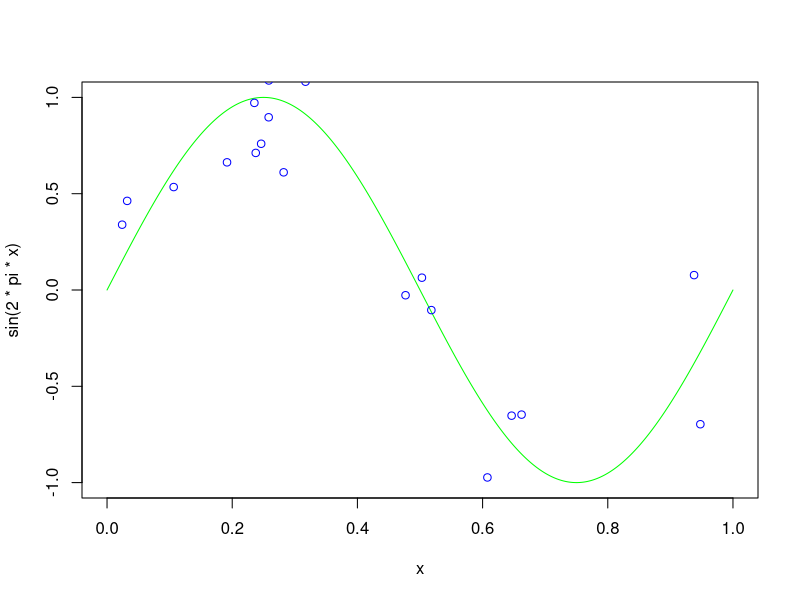
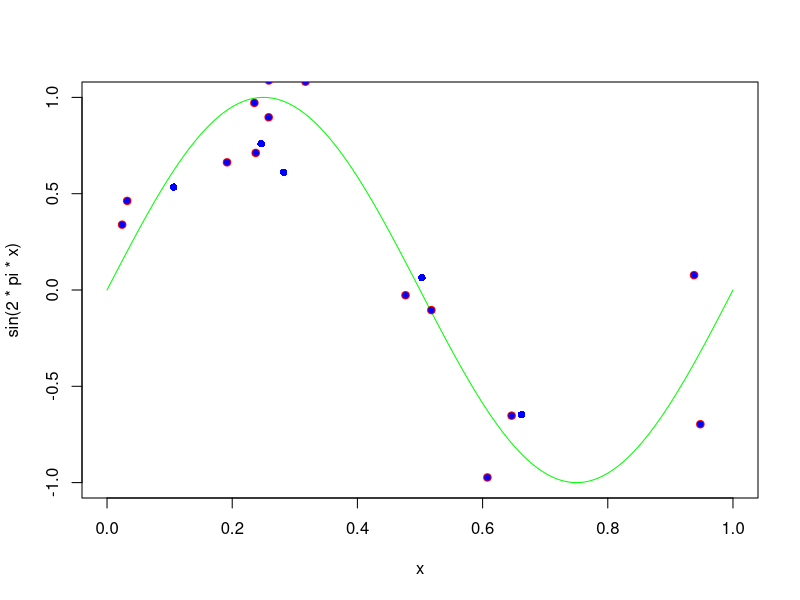
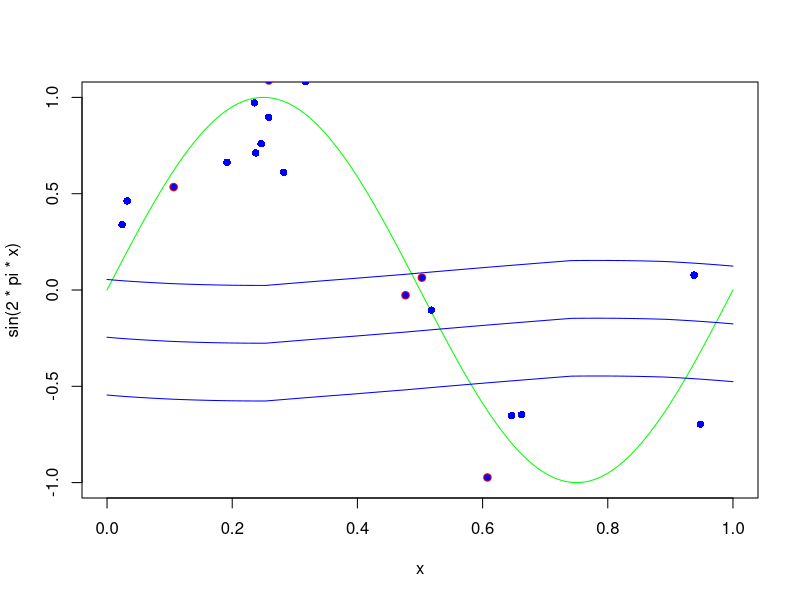
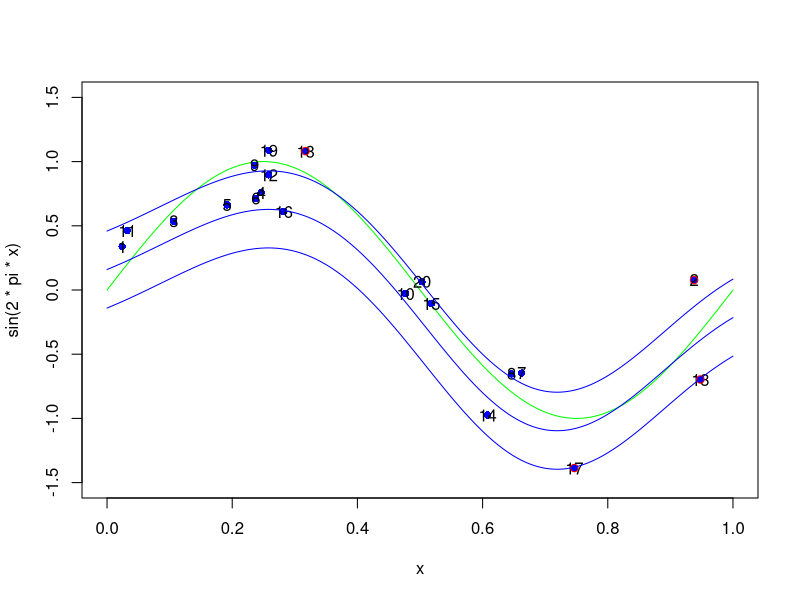

Write the R code that produced these figures, in order.
library(mvtnorm)
library(quadprog)
library(proxy)
library(Matrix)

set.seed(76757)
###### define hyperparamters
beta <- 1/0.2^2
x <- seq(0,1,length=1000)

###### generate a few targets and predictors
n.sim <- 20
xN <- runif(n.sim ,0,1)
tN <- sin(2*pi*xN) + rnorm(n.sim,0,sqrt(1/beta))

quartz()
plot(x,sin(2*pi*x),type="l",col="green")
points(xN,tN,col="blue")


# Changes from HW7
#   1. aN. In this case, we have a 2*n length vector, to contain c(aN, aN_hat)
#   2. Dmat. D_mat is changed since the quadratic part of the problem is changed
#   3. dvect. dvect changed as we discussed during class
#   4. Amat and bvect. Since the constrain of the problem is changed
#   5. Kernel function. ker_1 = abs(x1-x2)
#                       ker_2 = min( abs( (x1-0.25)^2 - (x2-0.25)^2 ), abs( (x1-0.75)^2 - (x2-0.75)^2) ))

# kernel 1:
ker_1 <- function(x,y){
    return(abs(x-y))
}

# kernel 2:
ker_2 <- function(x,y){
    d1 <- abs( (x-0.25)^2 - (y-0.25)^2 ) 
    d2 <- abs( (x-0.75)^2 - (y-0.75)^2 )
    return(ifelse(d1>d2, d2, d1))
}

# kenrel 3
ker_3 <- function(x,y){
    return(exp(-0.5 * 16 * 1.414 * (x-y) * (x-y)))
}


# Gram matrix calculate:
#      since the x is one dim. don't need call apply anymore
# Calculate grad matrix
## sub function: calculate the diag
Gram_diag_element <- function(x, distanceFun){
    return(distanceFun(x,x))
}

GramMat <- function(xVec,kernelFun){
    diag.vec <- Gram_diag_element(xVec, kernelFun)
    if(length(diag.vec) != length(xVec) ){
        Gram_diag <- diag( rep(diag.vec[1], length(xVec)) ) # n * n diag
    }else{
        Gram_diag <- diag( diag.vec ) # n * n diag
    }
    
    Gram_dist <- proxy::dist(xVec, method=kernelFun) # n-1 * n-1 mat
    
    return(as.matrix(Gram_dist) + Gram_diag)
}

# DMat Changed
DMat <- function(GramMat){
    mLen <- dim(GramMat)[1]
    PreMat <- rbind(diag(mLen), -diag(mLen))
    return(PreMat %*% GramMat %*% t(PreMat))
}

# DVec changed
dVec <- function(eps, tN){
    return(c(  tN - rep(eps,length(tN)), -rep(eps,length(tN)) - tN))
}

# AMat 
AMat <- function(mLen){
    IMat <- diag(mLen)
    ZeroMat <- matrix(0, nrow=mLen, ncol=mLen)
    mat1 <- c(rep(1, mLen), rep(-1, mLen))
    mat2 <- rep(-1, 2*mLen)
    mat3 <- cbind(IMat, ZeroMat)
    mat4 <- cbind(ZeroMat, IMat)
    mat5 <- -mat3
    mat6 <- -mat4
    
    result <- rbind(mat1, mat2, mat3, mat4, mat5, mat6)
    rownames(result) <- NULL
    return(t(result))
}

# bvec
bVec <- function(HyperC, mLen, Nu){
    return(c( 0, -HyperC*Nu, rep(0,2*mLen), rep(-HyperC/mLen, 2*mLen)))
}

# calculate B 7.69 and the equaltion we discuss during class
findB <- function(tN, aN, aN_Hat, Gmat, Nu ){
    bN <- tN - Nu - colSums((aN - aN_Hat) * Gmat)
    return(mean(bN))
}

# Predict
calcY <- function(xNew, aN, aN_hat, xVec, b.num, kernelFun){
    return( sum( (aN - aN_hat) * kernelFun(xVec, xNew) ) + b.num )
}

# data 

xVec <- xN
eps <- 0.30
HyperC <- 5
Nu <- 0.3

# kernel 1 = abs(x1-x2)
GramMatrix_1 <- GramMat(xVec, ker_1) 
DMatrix_1 <- DMat(GramMatrix_1)
DVector_1 <- dVec(eps, tN)
AMatrix_1 <- AMat(length(tN))
bVector_1 <- bVec(HyperC, length(tN), Nu)

Solution_1 <- solve.QP(nearPD(DMatrix_1)$mat, DVector_1, AMatrix_1, bVector_1, meq=1)
Solution_1$solution

importantPointIndex <- which(abs(Solution_1$solution) > 0.001)
#importantPointIndex <- ifelse(importantPointIndex > 20, importantPointIndex - 20, importantPointIndex)
importantPointIndex_aN <- importantPointIndex[which(importantPointIndex <= 20)]
importantPointIndex_aN_hat <- importantPointIndex[which(importantPointIndex > 20)] - 20
importantPointIndex <- ifelse(importantPointIndex > 20, importantPointIndex - 20, importantPointIndex)
importantPointIndex <- unique(importantPointIndex)
importantPointIndex

model.1.data <- rbind(xVec[importantPointIndex], tN[importantPointIndex])
model.1.data <- t(model.1.data)

plot(x,sin(2*pi*x),type="l",col="green")
points(xN,tN,col="blue",pch=16)
points(model.1.data[, 1], model.1.data[, 2], pch=1,col='red')


# data 
xVec <- xN
eps <- 0.3
HyperC <- 5
Nu <- 0.1


# kernel 2
GramMatrix_2 <- GramMat(xVec, ker_2) 
DMatrix_2 <- DMat(GramMatrix_2)
DVector_2 <- dVec(eps, tN)
AMatrix_2 <- AMat(length(tN))
bVector_2 <- bVec(HyperC, length(tN), Nu)

Solution_2 <- solve.QP(nearPD(DMatrix_2)$mat, DVector_2, AMatrix_2, bVector_2, meq=1)
Solution_2$solution

importantPointIndex <- which(abs(Solution_2$solution) > 0.001)
#importantPointIndex <- ifelse(importantPointIndex > 20, importantPointIndex - 20, importantPointIndex)
importantPointIndex_aN <- importantPointIndex[which(importantPointIndex <= 20)]
importantPointIndex_aN_hat <- importantPointIndex[which(importantPointIndex > 20)] - 20
importantPointIndex <- ifelse(importantPointIndex > 20, importantPointIndex - 20, importantPointIndex)
importantPointIndex <- unique(importantPointIndex)
importantPointIndex


model.2.data <- rbind(xVec[importantPointIndex], tN[importantPointIndex])
model.2.data <- t(model.2.data)

plot(x,sin(2*pi*x),type="l",col="green")
points(xN,tN,col="blue",pch=16)
points(model.2.data[, 1], model.2.data[, 2], pch=1,col='red')


model2.xVec <- xVec[importantPointIndex]
model2.tN <- tN[importantPointIndex]
model2.aN <- Solution_2$solution[importantPointIndex]
model2.aN.hat <- Solution_2$solution[importantPointIndex+20]
model2.Gmat <- GramMatrix_2[importantPointIndex,importantPointIndex]

b.2.num <- findB(model2.tN, model2.aN, model2.aN.hat, model2.Gmat, Nu)

pred.Y <- lapply( x, calcY, aN = model2.aN, 
                            aN_hat = model2.aN.hat, 
                            xVec = model2.xVec, 
                            b.num = b.2.num, 
                            kernelFun = ker_2 )

points(x, pred.Y, type='l',col='blue')
y.Max <- as.numeric(pred.Y) + eps
points(x, y.Max , type='l',col='blue')
y.Min <- as.numeric(pred.Y) - eps
points(x,y.Min, type='l',col='blue')




# kernel 3
xVec <- xN
eps <- 0.3
HyperC <- 100
Nu <- 0.1


GramMatrix_3 <- GramMat(xVec, ker_3) 
DMatrix_3 <- DMat(GramMatrix_3)
DVector_3 <- dVec(eps, tN)
AMatrix_3 <- AMat(length(tN))
bVector_3 <- bVec(HyperC, length(tN), Nu)

Solution_3 <- solve.QP(nearPD(DMatrix_3)$mat, DVector_3, AMatrix_3, bVector_3, meq=1)
Solution_3$solution

importantPointIndex <- which(abs(Solution_3$solution) > 0.001)
#importantPointIndex <- ifelse(importantPointIndex > 20, importantPointIndex - 20, importantPointIndex)
importantPointIndex_aN <- importantPointIndex[which(importantPointIndex <= 20)]
importantPointIndex_aN_hat <- importantPointIndex[which(importantPointIndex > 20)]
importantPointIndex <- ifelse(importantPointIndex > 20, importantPointIndex - 20, importantPointIndex)
importantPointIndex <- unique(importantPointIndex)
importantPointIndex

model.3.data <- rbind(xVec[importantPointIndex], tN[importantPointIndex])
model.3.data <- t(model.3.data)

plot(x,sin(2*pi*x),type="l",col="green", ylim=(c(-1.5, 1.5)))
points(xN,tN,col="blue",pch=16)
text(xN, tN, labels = seq(1,20,1))
points(model.3.data[, 1], model.3.data[, 2], pch=1,col='red')

model3.xVec <- xVec[importantPointIndex]
model3.tN <- tN[importantPointIndex]
model3.aN <- Solution_3$solution[importantPointIndex]
model3.aN.hat <- Solution_3$solution[importantPointIndex+20]
model3.Gmat <- GramMatrix_3[importantPointIndex,importantPointIndex]

b.3.num <- findB(model3.tN, model3.aN, model3.aN.hat, model3.Gmat, Nu)

pred.Y <- lapply( x, calcY, aN = model3.aN, 
                            aN_hat = model3.aN.hat, 
                            xVec = model3.xVec, 
                            b.num = b.3.num, 
                            kernelFun = ker_3 )

points(x, pred.Y, type='l',col='blue')
y.Max <- as.numeric(pred.Y) + eps
points(x, y.Max , type='l',col='blue')
y.Min <- as.numeric(pred.Y) - eps
points(x,y.Min, type='l',col='blue')



pred.Y2 <- NULL

for(i in 1:length(x)){
    tmp.y <- calcY(x[i], model3.aN, model3.aN.hat,  model3.xVec,b.3.num,ker_3 )
    pred.Y2 <- c(pred.Y2, tmp.y)
}


